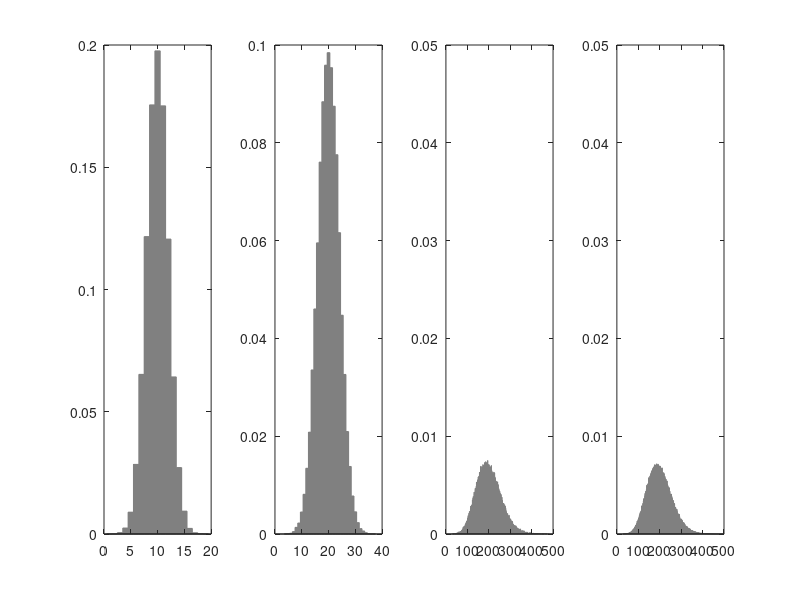

Write MATLAB code to recreate this figure.
clear all
close all
clc


rng(0)

num = 100000;
border = 1;


X = normrnd(10, 2, [num, 1]);
% W = rand(num, 1);
% W = randn(num, 1)*100;
W = normrnd(20, 4, [num, 1]);



Z = X .* W;




line_X = round(min(X)):border:round(max(X));
f_X = hist(X, line_X);
f_X = f_X/num;

line_W = round(min(W)):border:round(max(W));
f_W = hist(W, line_W);
f_W = f_W/num;

line_Z = round(min(Z)):border*1:round(max(Z));
f_Z = hist(Z, line_Z);
f_Z = f_Z/num;




border_t = border/100;

line_X_t = round(min(X)):border_t:round(max(X));
f_X_t = hist(X, line_X_t);
f_X_t = f_X_t/num;

line_W_t = round(min(W)):border_t:round(max(W));
f_W_t = hist(W, line_W_t);
f_W_t = f_W_t/num;

line_Z_t = round(min(Z)):border_t:round(max(Z));
f_Z_t = hist(Z, line_Z_t);
f_Z_t = f_Z_t/num;




% X = round(X*(1/border))*border;
% W = round(W*(1/border))*border;
% 


% assume z = 200

% product distribution simulation experiment





% line_t = 1:border:2000;
% f_t = 1:border:2000;




line_t = min(line_Z):border:max(line_Z);
f_t = min(line_Z):border:max(line_Z);


for j = 1:max(size(line_t))
%    [j max(size(line_t))]

    z = line_t(j);
    p_all = 0;

    for i = 1:max(size(line_X))
        x = line_X(i);

        if x ~= 0
            p_x = f_X(find(line_X == x));

            w = round( (z/x)*(1/border))*border;
            pos = find(line_W == w);

            p_w = 0;
            if min(size(pos)) > 0
                p_w = p_w + f_W(pos);
            end

            temp = p_x*p_w*(1/abs(x));
            p_all = p_all + temp;

        else

            x_l = x - 0.5;
            x_r = x + 0.5;

 
            p_cum = 0;


            var_x = x_l:border_t:x_r;

            for u = 1:max(size(var_x))
                x = var_x(u);

                if x ~= 0
                    p_x = f_X_t(find( abs(line_X_t - x) < border_t*0.5  ));

                    w = round( (z/x)*(1/border_t) )*border_t;
                    pos = find( abs(line_W_t - w) < border_t*0.5 );

                    p_w = 0;
                    if min(size(pos)) > 0
                        p_w = p_w + f_W_t(pos);
                    end

                    temp = p_x*p_w*(1/abs(x));
                    p_cum = p_cum + temp;

                 else


                    old_x = x;
                    x = old_x - border_t;


                    p_x = f_X_t(find( abs(line_X_t - x) < border_t*0.5  ));

                    w = round( (z/x)*(1/border_t) )*border_t;
                    pos = find( abs(line_W_t - w) < border_t*0.5 );

                    p_w = 0;
                    if min(size(pos)) > 0
                        p_w = p_w + f_W_t(pos);
                    end

                    temp_l = p_x*p_w*(1/abs(x));

                    x = old_x + border_t;


                    p_x = f_X_t(find( abs(line_X_t - x) < border_t*0.5  ));

                    w = round( (z/x)*(1/border_t) )*border_t;
                    pos = find( abs(line_W_t - w) < border_t*0.5 );

                    p_w = 0;
                    if min(size(pos)) > 0
                        p_w = p_w + f_W_t(pos);
                    end

                    temp_r = p_x*p_w*(1/abs(x));



                    p_cum = p_cum + (temp_l + temp_r)/2;
                end
            end



            p_all = p_all + p_cum;
        end
    end

    f_t(j) = p_all;
end





figure
subplot(1, 4, 1)
bar(line_X, f_X, 1, 'FaceColor', [0.5 0.5 0.5], 'EdgeColor', [0.5 0.5 0.5])
subplot(1, 4, 2)
bar(line_W, f_W, 1, 'FaceColor', [0.5 0.5 0.5], 'EdgeColor', [0.5 0.5 0.5])
subplot(1, 4, 3)
bar(line_Z, f_Z, 1, 'FaceColor', [0.5 0.5 0.5], 'EdgeColor', [0.5 0.5 0.5])
ylim([0 0.05])
xlim([0 500])
subplot(1, 4, 4)
bar(line_t, f_t, 1, 'FaceColor', [0.5 0.5 0.5], 'EdgeColor', [0.5 0.5 0.5])
ylim([0 0.05])
xlim([0 500])




% f_Z_t = abs(f_t - f_t);
% f_Z_t( round( line_Z * (1/border) )) = f_Z;
% 
% 
% p_value = sum(f_Z_t .* f_t)/(sum(f_Z_t.*f_Z_t)^(0.5) * sum(f_t.*f_t)^(0.5))


p_value = sum(f_Z .* f_t)/(sum(f_Z .* f_Z)^(0.5) * sum(f_t .* f_t)^(0.5));
p_value

sum(f_t)
